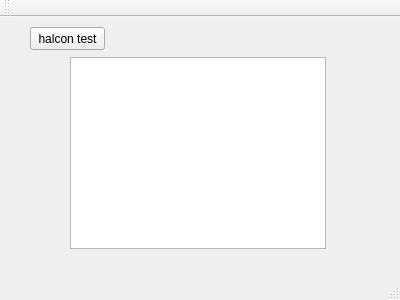
<?xml version="1.0" encoding="UTF-8"?>
<ui version="4.0">
 <class>MainWindow</class>
 <widget class="QMainWindow" name="MainWindow">
  <property name="geometry">
   <rect>
    <x>0</x>
    <y>0</y>
    <width>400</width>
    <height>300</height>
   </rect>
  </property>
  <property name="windowTitle">
   <string>MainWindow</string>
  </property>
  <widget class="QWidget" name="centralWidget">
   <widget class="QPushButton" name="btnLoadImage">
    <property name="geometry">
     <rect>
      <x>30</x>
      <y>10</y>
      <width>75</width>
      <height>23</height>
     </rect>
    </property>
    <property name="text">
     <string>halcon test</string>
    </property>
   </widget>
   <widget class="QGraphicsView" name="graphicsView">
    <property name="geometry">
     <rect>
      <x>70</x>
      <y>40</y>
      <width>256</width>
      <height>192</height>
     </rect>
    </property>
   </widget>
  </widget>
  <widget class="QMenuBar" name="menuBar">
   <property name="geometry">
    <rect>
     <x>0</x>
     <y>0</y>
     <width>400</width>
     <height>21</height>
    </rect>
   </property>
  </widget>
  <widget class="QToolBar" name="mainToolBar">
   <attribute name="toolBarArea">
    <enum>TopToolBarArea</enum>
   </attribute>
   <attribute name="toolBarBreak">
    <bool>false</bool>
   </attribute>
  </widget>
  <widget class="QStatusBar" name="statusBar"/>
 </widget>
 <layoutdefault spacing="6" margin="11"/>
 <resources/>
 <connections/>
</ui>
